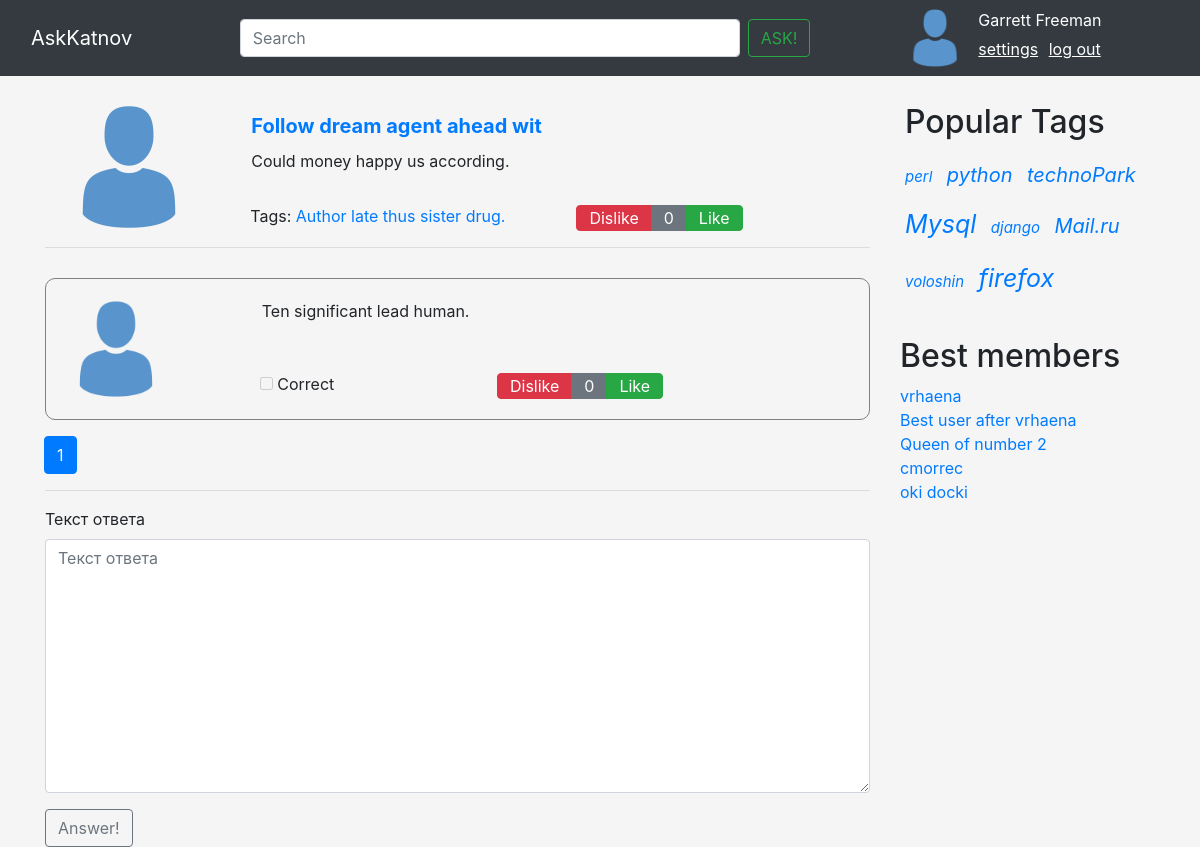
Page /question/751/ (signed in) on the committed database.
### app/models.py (models this page shows, shortened)
class UserProfile(AbstractUser):
    avatar = models.ImageField(upload_to='avatar/%Y/%m/%d/',
                                default = 'profile.png',
                                blank = True,
                                verbose_name='Аватарка')
    email = models.EmailField(verbose_name = 'E-mail', default = 'default@def.com', blank = True)
    class Meta:
        verbose_name = 'Профиль'

class Question(models.Model):
    author = models.ForeignKey(UserProfile, on_delete=models.CASCADE)
    title = models.CharField(max_length=120, verbose_name=u"Заголовок вопроса", unique="True")
    text = models.TextField(verbose_name=u"Полное описание вопроса")
    create_date = models.DateTimeField(default=datetime.now, verbose_name=u"Время создания вопроса")
    rating = models.IntegerField(default = 0, blank = True, verbose_name = 'Рейтинг')
    is_active = models.BooleanField(default=True, verbose_name=u"Доступность вопроса")
    tags = models.ManyToManyField(Tag, blank=True)
    objects = QuestionManager()
    like = GenericRelation(LikeQuestion, related_query_name='Question')
    unique_together = [['like', 'user']]
    class Meta:
        ordering = ['-create_date']
    def like(self):
        like = LikeQuestion.objects.filter(question = self, is_like = True).count()
        print('like', like)
        dislike = LikeQuestion.objects.filter(question = self, is_like = False).count()
        return like - dislike

class Tag(models.Model):
    title = models.CharField(max_length=120, verbose_name=u"Заголовок ярлыка", unique="True")
    count = models.IntegerField(verbose_name="Число упоминаний", default=0)
    objects = TagManager()
    def __str__(self):
        return self.title

class Answer(models.Model):
    question = models.ForeignKey(Question, on_delete=models.CASCADE)
    author = models.ForeignKey(UserProfile, on_delete=models.CASCADE)
    like = GenericRelation(LikeAnswer, related_query_name='Answer')
    text = models.TextField(verbose_name='Текст ответа')
    create_date = models.DateTimeField(verbose_name='Дата ответа', default=datetime.now)
    is_correct = models.BooleanField(default=False)
    objects = AnswerManager()
    unique_together = [['like', 'user']]
    def like(self):
        like = LikeAnswer.objects.filter(answer = self, is_like = True).count()
        dislike = LikeAnswer.objects.filter(answer = self, is_like = False).count()
        return like - dislike
    class Meta:
        verbose_name = 'Ответ'
        verbose_name_plural = 'Ответы'

### app/views.py (the view, shortened to what this page needs)
# urls.py: path('question/<int:pk>/', views.questionPage, name='question'),
def questionPage(request, pk):
    question = models.Question.objects.get(pk=pk)
    answers = question.answer_set.all()
    answersPage, page = paginate(answers, request)
    OBJECTS_PER_PAGE = 3
    paginator = Paginator(answers, OBJECTS_PER_PAGE)
    if request.method == 'GET':
        form = AnswerForm()
    ctx = {'question': question, 'answers': answersPage, 'page': page, 'form': form}
    is_author = False
    if request.user.is_authenticated == True:
        if question.author == request.user:
            is_author = True
    ctx['is_author'] = is_author
    return render(request, 'question_page.html', ctx)

### app/forms.py
class AnswerForm(forms.ModelForm):
	class Meta:
		model = Answer
		fields = ['text']

### app/views.py (called while the page is built)
def right_block(request):
    return {'bestMembers': bestMembers,
            'popularTags': popularTags,}

def is_login(request):
    return {'userName': userName,
        'isLogin': isLogin,}

def paginate(objects_list, request, per_page=3):
    page_number = request.GET.get('page')
    if (page_number == None):
        page_number = 1
    paginator = Paginator(objects_list, per_page)
    if (paginator.num_pages == 0):
        return None, None
    try:
        page = paginator.page(page_number)
    except EmptyPage:
        page = paginator.page(paginator.num_pages)
    return page.object_list, page

### templates/question_page.html (shortened to what this page needs)
{% extends 'include/base.html' %}
{% load static %}
{% load bootstrap4 %}
{% block content %}
    {% include 'include/question_wild.html' %}
    <hr>
    {% for answer in answers.all %}
        {% include 'include/answer.html' %}
    {% endfor %}
    {% include 'include/pagination.html' %}
    <hr>
    <form class="form" method="POST" action="/question/{{ question.id }}/" novalidate>
        {% bootstrap_form form %}
        {% buttons %}
            <button type="submit" class="page_btn btn btn-outline-secondary">Answer!</button>
        {% endbuttons %}
    </form>
{% endblock content %}

### templates/include/user_block.html
{% load static %}
<div class="profile" style="margin-left: 70px;">
    <img class="user-avatar" src="{{ request.user.avatar.url }}" class="rounded">
        <span class="profile-links">
            <p>{{ request.user.username }}</p>
            <a href="{% url "settings" %}" class="settings">settings</a>
            <a href="{% url 'logout' %}?next={{ request.path }}" class="settings">log out</a>
        </span>
</div>

### templates/include/question_wild.html
{% load static %}
<div class="container parent">
    <div class="row ">
      <div class="col-3">
        <div class="row">
          <img class="question-img" src="{{ question.author.avatar.url }}"></img>
        </div>
      </div>
      <div class="col-9">
          <div class="row">
            <div class="question-title" style="margin-left: -16px;">
              <a class="nav-link" href="{% url 'question' question.id %}">
                {{ question.title }}
              </a>
            </div>
          </div>
          <div class="question-text row">
            {{ question.text }}
          </div>
          <div class="row child">
            <div class="col-8">
              <div class="question-tags">
                Tags: {% for tag in question.tags.all %}
                          <a href="{% url 'tag' tag %}">{{ tag }}</a>
                      {% endfor %}
              </div>
            </div>
            <div class="col-2">
              <div class="btn-group box-qst" role="group" aria-label="Basic example">
                <button type="button" class="btn btn-danger js-vote" style="padding-top: 0px; padding-bottom: 0px;" data-action="dislike" data-qid="{{ question.pk }}">Dislike</button>
                <button type="button" class="btn btn-secondary js-rating" style="padding-top: 0px; padding-bottom: 0px;" id="like-question-rating-{{ question.pk }}">{{ question.like }}  </button>
                <button type="button" class="btn btn-success js-vote" style="padding-top: 0px; padding-bottom: 0px;" data-action="like" data-qid="{{ question.pk }}">Like</button>
              </div>
            </div>
          </div>
    </div>
  </div>
</div>

### templates/include/answer.html (shortened to what this page needs)
{% load static %}
<div class="container">
    <div class="row question-box parent">
        <div class="col-3">
            <div class="row">
                <img class="answer-img" src="{{ answer.author.avatar.url }}"></img>
            </div>
        </div>
        <div class="col-9">
            <div class="row">
                <div class="answer-text">{{ answer.text }}</div>
            </div>
            <div class="row child question-tags" style="margin-left: -16px;">
                <div class="col-10" style="margin-left: -16px;">
                    <input class="js-correct" data-id="{{ answer.pk }}" type="checkbox" {% if answer.is_correct == True %} checked {% endif %}
                    {% if is_author == False %} disabled {% endif %}> Correct
                </div>
                <div class="col-2">
                    <div class="btn-group box-answer" role="group" aria-label="Basic example">
                        <button type="button" class="btn btn-danger js-vote" style="padding-top: 0px; padding-bottom: 0px;" data-action="dislike" data-qid="{{ answer.pk }}">Dislike</button>
                        <button type="button" class="btn btn-secondary js-rating" style="padding-top: 0px; padding-bottom: 0px;"  id="like-answer-rating-{{ answer.pk }}">{{ answer.like }}</button>
                        <button type="button" class="btn btn-success js-vote" style="padding-top: 0px; padding-bottom: 0px;" data-action="like" data-qid="{{ answer.pk }}">Like</button>
                    </div>
                </div>
            </div>
        </div>
    </div>
</div>

### static/css/navbar.css (style rules this page uses)
.profile { display: flex; margin-right: 50px; }
.user-avatar { margin-left: 10px; margin-right: 10px; height: 60px; width: 60px; }
.profile-links p { color: white; margin-left: 3px; margin-bottom: 5px; }
.settings { text-decoration: underline; color: white; margin-left: 3px; margin-right: 3px; }

### static/css/sign_in.css (style rules this page uses)
html, body { height: 100%; }
body { display: -ms-flexbox; display: flex; padding-top: 40px; padding-bottom: 40px; background-color: #f5f5f5; }

### static/css/question.css (style rules this page uses)
.question-box { margin-top: 30px; border: 1px solid grey; border-radius: 10px; padding: 20px; }
.question-img { max-width: 150px; max-height: 150px; margin-left: 20px; }
.question-title { font-size: 20px; font-weight: bold; margin-left: -16px; }
.question-tags { margin-left: -16px; }
.parent { position:relative; }
.child { position:absolute; bottom:0; }

### static/css/user_block.css (style rules this page uses)
.user-avatar { max-width: 60px; }

### static/css/answer.css (style rules this page uses)
.answer-img { max-width: 100px; max-height: 100px; }

### rows in the picture
UserProfile: user.avatar (placeholder picture), user.username "Garrett Freeman"
Question: author.avatar (placeholder picture), title "Follow dream agent ahead wit", text "Could money happy us according.", like "0"
Tag: title "Author late thus sister drug."
Answer: author.avatar (placeholder picture), text "Ten significant lead human.", like "0"

### other values in the picture
{{ page.number }} "1"
{{ tag }} "perl" "python" "technoPark" "Mysql" "django" "Mail.ru" "voloshin" "firefox"
{{ member }} "vrhaena" "Best user after vrhaena" "Queen of number 2" "cmorrec" "oki docki"
